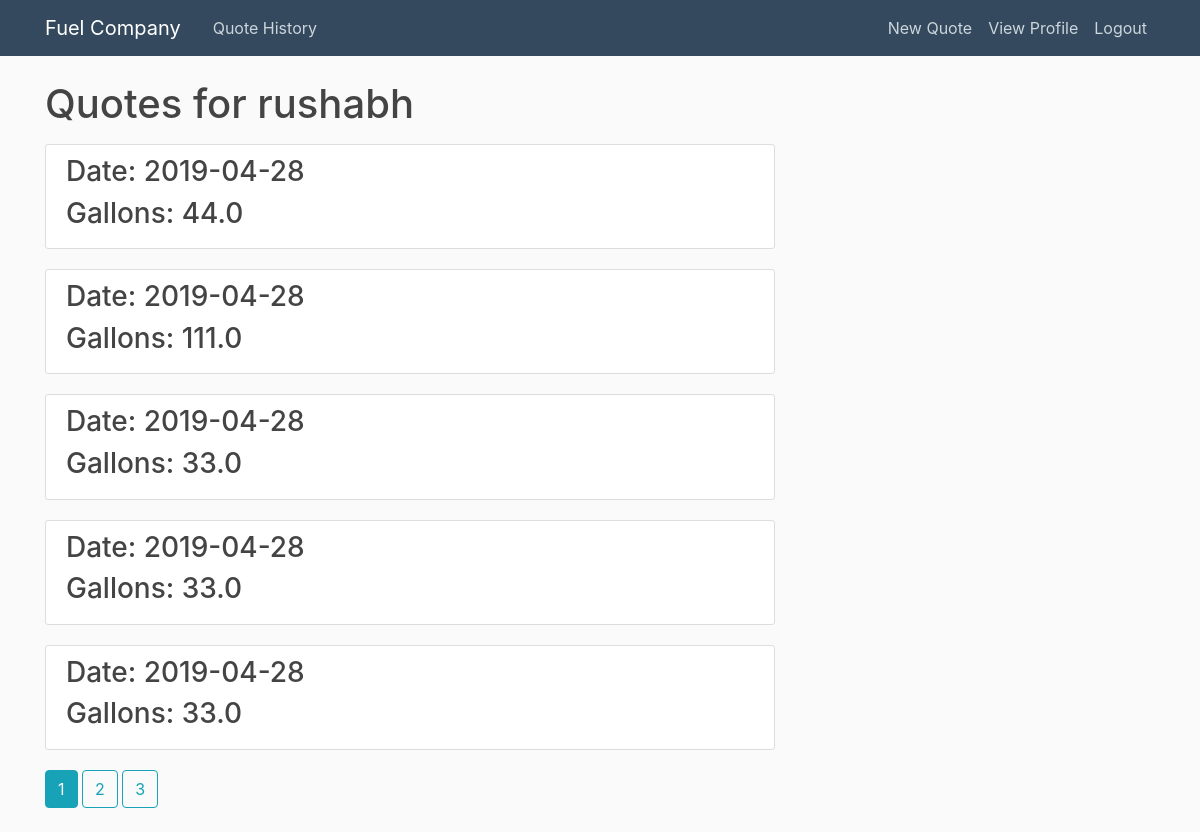
The page /history (signed in) on the database its author committed.
### app/models.py (models this page shows, shortened)
class User(db.Model, UserMixin):
    id = db.Column(db.Integer, primary_key=True)
    username = db.Column(db.String(20), unique=True, nullable=False)
    email = db.Column(db.String(120), unique=True, nullable=False)
    password = db.Column(db.String(60), nullable=False)
    quotes = db.relationship('Quote', backref='author', lazy=True)
    user_profile = db.relationship('UserProfile', backref='author', lazy=True, uselist=False)

class Quote(db.Model):
    id = db.Column(db.Integer, primary_key=True)
    gallons_requested = db.Column(db.Float(), nullable=False)
    date_requested = db.Column(db.Text(), nullable=False, default=datetime.utcnow)
    delivery_address = db.Column(db.String(120), nullable=False)
    suggested_price = db.Column(db.Float(), nullable=True)
    total_amount_due = db.Column(db.Float(), nullable=True)
    user_id = db.Column(db.Integer, db.ForeignKey('user.id'), nullable=False)

### app/users/routes.py (the view)
@users.route('/history')
@login_required
def history():
        page = request.args.get('page', 1, type=int)
        user = User.query.filter_by(username=current_user.username).first_or_404()
        quotes = Quote.query.filter_by(author=user).paginate(page=page, per_page=5)
        return render_template('history.html', quotes=quotes, user=user)

### app/models.py (called while the page is built)
@login_manager.user_loader
def load_user(user_id):
    return User.query.get(int(user_id))

### app/templates/history.html
{% extends "layout.html" %}
{% block content %}
<h1 class="mb-3">Quotes for {{ user.username }}</h1>
{% for quote in quotes.items %}
<article class="media content-section">
    <div class="media-body">
        <h3><a class="article-title" href="{{ url_for('quotes.quote', quote_id=quote.id) }}">Date: {{ quote.date_requested
            }}</a></h3>
        <h3>Gallons: {{ quote.gallons_requested }}</h3>
    </div>
</article>
{% endfor %}
{% for page_num in quotes.iter_pages(left_edge=1, right_edge=1, left_current=1, right_current=2) %}
{% if page_num %}
{% if quotes.page==page_num %}
<a class="btn btn-info mb-4" href="{{url_for('users.history',username=user.username,page=page_num) }}">{{ page_num
    }}</a>
{% else %}
<a class="btn btn-outline-info mb-4" href="{{url_for('users.history',username=user.username,page=page_num) }}">{{
    page_num
    }}</a>
{% endif %}
{% else %}
...
{% endif %}
{% endfor %}
{% endblock content %}

### app/static/main.css (style rules this page uses)
body { background: #fafafa; color: #333333; margin-top: 5rem; }
h1, h2, h3, h4, h5, h6 { color: #444444; }
.content-section { background: #ffffff; padding: 10px 20px; border: 1px solid #dddddd; border-radius: 3px; margin-bottom: 20px; }
.article-title { color: #444444; }

### rows shown on the page
User: username "rushabh"
Quote: date_requested "2019-04-28", gallons_requested "44.0"
Quote: date_requested "2019-04-28", gallons_requested "111.0"
Quote: date_requested "2019-04-28", gallons_requested "33.0"
Quote: date_requested "2019-04-28", gallons_requested "33.0"
Quote: date_requested "2019-04-28", gallons_requested "33.0"

### other values the page prints
{{ page_num }} "1"
{{ page_num }} "2" "3"
